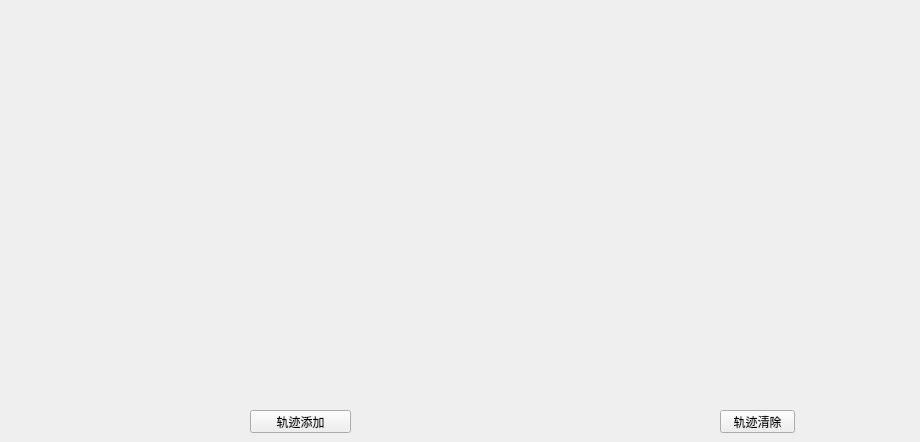
   <widget class="QWidget" name="tab_5">
    <attribute name="title">
     <string>能耗评估</string>
    </attribute>
    <widget class="QChartView" name="Joint1_Graph" native="true">
     <property name="geometry">
      <rect>
       <x>30</x>
       <y>20</y>
       <width>271</width>
       <height>161</height>
      </rect>
     </property>
    </widget>
    <widget class="QChartView" name="Joint2_Graph" native="true">
     <property name="geometry">
      <rect>
       <x>330</x>
       <y>20</y>
       <width>271</width>
       <height>161</height>
      </rect>
     </property>
    </widget>
    <widget class="QChartView" name="Joint3_Graph" native="true">
     <property name="geometry">
      <rect>
       <x>640</x>
       <y>20</y>
       <width>271</width>
       <height>161</height>
      </rect>
     </property>
    </widget>
    <widget class="QChartView" name="Joint4_Graph" native="true">
     <property name="geometry">
      <rect>
       <x>30</x>
       <y>200</y>
       <width>271</width>
       <height>161</height>
      </rect>
     </property>
    </widget>
    <widget class="QChartView" name="Joint5_Graph" native="true">
     <property name="geometry">
      <rect>
       <x>330</x>
       <y>200</y>
       <width>271</width>
       <height>161</height>
      </rect>
     </property>
    </widget>
    <widget class="QChartView" name="Joint6_Graph" native="true">
     <property name="geometry">
      <rect>
       <x>640</x>
       <y>200</y>
       <width>271</width>
       <height>161</height>
      </rect>
     </property>
    </widget>
    <widget class="QPushButton" name="traject_add">
     <property name="geometry">
      <rect>
       <x>250</x>
       <y>410</y>
       <width>101</width>
       <height>23</height>
      </rect>
     </property>
     <property name="text">
      <string>轨迹添加</string>
     </property>
    </widget>
    <widget class="QPushButton" name="traject_clear">
     <property name="geometry">
      <rect>
       <x>720</x>
       <y>410</y>
       <width>75</width>
       <height>23</height>
      </rect>
     </property>
     <property name="text">
      <string>轨迹清除</string>
     </property>
    </widget>
   </widget>
